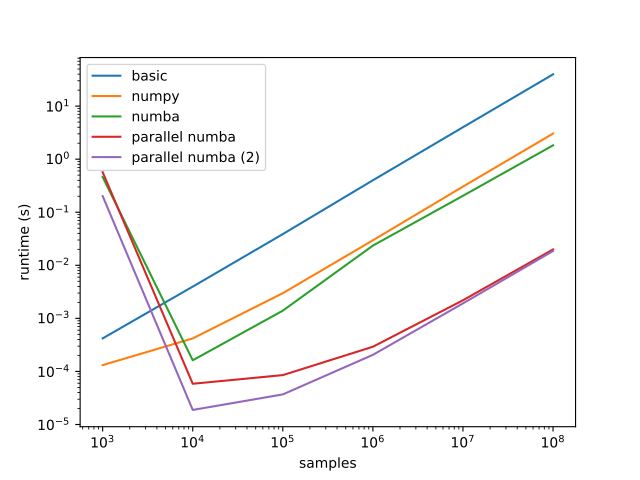

The Python source for this figure:
import numpy as np
import pandas as pd
from numba import jit, prange
import random

def basic_mc(n_samples = 1000000):
    import random

    # set random seed
    random.seed(42)

    x = []
    y = []

    for i in range(n_samples):
        x_tmp = random.random()
        y_tmp = random.random()

        x.append(x_tmp)
        y.append(y_tmp)

    r = []
    for i in range(len(x)):
        r_tmp = (x[i]**2 + y[i]**2)**0.5
        r.append(r_tmp)

    counter = 0
    for i in range(len(r)):
        if r[i] < 1:
            counter += 1

    return 4 * counter / n_samples

def numpy_mc(n_samples = 1000000):

    np.random.seed(42)

    x = np.random.random(size=n_samples)
    y = np.random.random(size=n_samples)

    r = np.power(np.power(x,2) + np.power(y,2), 0.5)

    counter = r[r<1].size

    return 4 * counter / n_samples

@jit(nopython=True)
def numba_mc(n_samples = 1000000):

    # set random seed
    random.seed(42)

    x = []
    y = []

    for i in range(n_samples):
        x_tmp = random.random()
        y_tmp = random.random()

        x.append(x_tmp)
        y.append(y_tmp)

    r = []
    for i in range(len(x)):
        r_tmp = (x[i]**2 + y[i]**2)**0.5
        r.append(r_tmp)

    counter = 0
    for i in range(len(r)):
        if r[i] < 1:
            counter += 1

    return 4 * counter / n_samples

@jit(nopython=True, parallel = True)
def numba_par_mc(n_samples = 1000000):

    # set random seed
    random.seed(42)

    x = np.zeros(n_samples)
    y = np.zeros(n_samples)

    for i in prange(n_samples):
        x_tmp = random.random()
        y_tmp = random.random()

        x[i] = x_tmp
        y[i] = y_tmp

    r = np.zeros(n_samples)
    for i in prange(len(x)):
        r_tmp = (x[i]**2 + y[i]**2)**0.5
        r[i] = r_tmp

    counter = 0
    for i in prange(len(r)):
        if r[i] < 1:
            counter += 1

    return 4 * counter / n_samples


@jit(nopython=True, parallel = True)
def numba_par_mc_loop(n_samples = 1000000):

    counter = 0
    for i in prange(n_samples):
        x = random.random()
        y = random.random()
        if x**2 + y**2 < 1:
            counter += 1
    return 4 * counter / n_samples

if __name__ == '__main__':

    from sys import argv
    import time
    import matplotlib.pyplot as plt

    if len(argv) == 1:
        n_samples = [1000, 10000, 100000, 1000000, 10000000, 100000000]
    else:
        n_samples = [int(x) for x in argv[1:]]

    res_basic = []
    res_numpy = []
    res_numba = []
    res_par_numba = []
    res_par_loop_numba = []

    for n in n_samples:
        print(f'n_samples: {n}')

        print('Basic MC: ', end='')
        tick = time.time()
        basic_mc(n)
        tock = time.time()
        res_basic.append(tock-tick)
        print(f'{tock-tick:.6f}s')

        print('Numpy MC: ', end='')
        tick = time.time()
        numpy_mc(n)
        tock = time.time()
        res_numpy.append(tock-tick)
        print(f'{tock-tick:.6f}s')

        print('Numba MC: ', end='')
        tick = time.time()
        numba_mc(n)
        tock = time.time()
        res_numba.append(tock-tick)
        print(f'{tock-tick:.6f}s')

        print('Parallel Numba MC: ', end='')
        tick = time.time()
        numba_par_mc(n)
        tock = time.time()
        res_par_numba.append(tock-tick)
        print(f'{tock-tick:.6f}s')

        print('Parallel Numba Loop MC: ', end='')
        tick = time.time()
        numba_par_mc_loop(n)
        tock = time.time()
        res_par_loop_numba.append(tock-tick)
        print(f'{tock-tick:.6f}s')

    f = plt.figure()
    plt.plot(n_samples, res_basic, label='basic')
    plt.plot(n_samples, res_numpy, label='numpy')
    plt.plot(n_samples, res_numba, label='numba')
    plt.plot(n_samples, res_par_numba, label='parallel numba')
    plt.plot(n_samples, res_par_loop_numba, label='parallel numba (2)')
    plt.xlabel('samples')
    plt.xscale('log')
    plt.yscale('log')
    plt.ylabel('runtime (s)')
    plt.legend()
    plt.savefig('mc.pdf')
